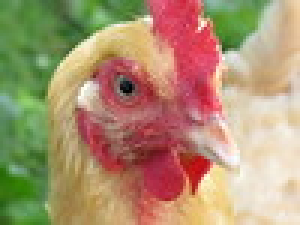
#> input picture livestock/train/chicken/15044210326_70c139d407_t.jpg, 100 x 75 px (shown 3 times larger); its folder holds 3 pictures in this run
$ jupyter execute --allow-errors DataCollection.ipynb
#> lines starting #> are read from the running program, lines starting #| are printed output that depends on the picture
# Motivation and Dataset Acquisition

## Motivation

Livestock farming is one of the major sectors of the agricultural industry. It is the source
of a significant part of our diet including our meats and dairy products. As we are dependent on
it for our day-to-day sustenance, we need to try to optimize this process as much as possible.

In countries that practice livestock farming, a lot of the tasks are being done manually;
the caretaker goes to the barn and gives the appropriate care for each animal and collects their
produce. The tasks for livestock farming are straightforward and well-defined but they are
tedious and take time. This situation naturally lends itself to automation as robots are very good
at doing repetitive but well-defined tasks. The hope is that the automation of livestock farming
will result in a reduction in human labor and an increase in production and efficiency.

For a robot to be able to replace a human caretaker in caring for animals, it first needs to
be able to identify the type of animal before it can provide the care it needs. The reason for this
is because different types of livestock warrant different types of care. Cows for example would
need regular baths while chickens generally don’t. Their food would also differ as well the way
we collect their produce. This project will focus on solving the animal identification problem. This
can be done through the use of image classification.

## Project Goals

Our task is to create a model that, when given an input image, will provide us with a label
(chosen from a finite set of labels) that identifies what type of animal our input image is. Ideally,
our finite set of labels would be all the types of livestock available. However, the types of
livestock in the world are very diverse and collecting a large number of images of each of these
types would prove difficult. As such, we will limit the scope of this project to only six common
classes of livestock namely: duck, chicken, pig, goat, cow, sheep.

We will split the project into two notebooks. This one, the first one, will focus on acquiring the data and cleaning it. A huge chunk of the material here in the data scrapping part is borrowed from provided resources in CS 5242 Neural Networks and Deep Learning. The second notebook will focus on training the model and providing meaningful insights about the results.

## Dataset Acquisition and Cleaning

Our task for this notebook is further split into four subsections:
* Getting the data
* Visualizing the data
* Cleaning the data
* Segregating the data

We will first get the data through the use of FlickAPI and then do some quick visualizations on the acquired dataset to make sure that we it generally makes sense and that we have gathered enough. Next, we will do our basic cleaning of the data by removing noise and duplicates. Note that here we won't transform the data yet as that will be covered in the second notebook. Finally we will segregate our cleaned data for convenience.

## I. Getting the Data

Here we use the FlickrAPI to get some images from the web. This is **heavily borrowed from the provided image scrapper showcase by Mr. Zhao Jingwei**. A few changes were made and highlighted so that the scrapper better fits to the needs of this specific project.

Let's first do some quick imports of the libraries we will be needing

[cell 1]
import pandas as pd
import os
import requests
from tqdm import tqdm

[cell 2]
from flickrapi import FlickrAPI

key = ''
secret = ''

`fetch_image_link` get a list of image urls when given a query. Once we have the image urls we can then download these through the use of the `requests` package.

We made a few changes to fetch_image_link:
* We used `url_t` as the `extras`. This does two things. First, passing in this image size allows us to make sure that the image url always exist as specified in the FlickrAPI. Second, this makes sure that the max dimension of the image is 100x100. This will make it easier for us to download the image as well as make it more convenient for the later steps of image processing. Note here that we are going to use a 96x96 image size. We chose this size for two main reasons; it is small enough to allow our GPU to handle the training and it is large enough that the images and features in it are recognizable.

* Second we pass in `old_images` as an argument that denotes a list of urls we may have previously downloaded. This extends the ability of this function to be able to exclude in the results it retrieves previous images we have already downloaded. This is useful in case we find ourselves needing to expand our dataset (which I did need to do multiple times) in the middle of the project. Secondly, because it is a set instead of a list, we make sure that there are no duplicates in the search results. Flickr doesn't guarantee it will provide a new image each query and it is quite common to see images that refer to the same url if we just walk through the results.

[cell 3]
def fetch_image_link(query, count, old_images=set()):
    flickr = FlickrAPI(key, secret)
    photos_generator = flickr.walk(text=query,
                        tag_mode='all',
                        extras='url_t',
                        sort='relevance')
    item_count = 0
    urls = old_images.copy()
    while item_count < count + len(old_images):
        photo = next(photos_generator)
        url = photo.get('url_t')
        if url is None or url == "":
            continue
        urls.add(url)
        item_count = len(urls)
    return list(urls - old_images)


# Here we can load the previous csv files we have generated
# f = pd.read_csv(f"./some_folder/{query}_urls.csv")
# myset = set(df["0"])
myset = set()

queries = ["chicken", "duck", "goat","sheep", "pig", "cow"]
#> (the rest of this cell did not finish here and is left out)

`fetch_files_with_link` uses te request package to download the files referenced by the links we acquired. No change was made here and was directly borrowed from the source.

[cell 4]
def fetch_files_with_link(url_path):
    with open(url_path, newline="") as csvfile:
        urls = pd.read_csv(url_path, delimiter=',')
        urls = urls.iloc[:, 1].to_dict().values()

    SAVE_PATH = os.path.join(url_path.replace('_urls.csv', ''))
    if not os.path.isdir(SAVE_PATH):
        os.mkdir(SAVE_PATH)

    for idx, url in tqdm(enumerate(urls), total=len(urls)):
        print("Starting download {} of ".format(url[0] + 1), len(urls))
        try:
            resp = requests.get(url, stream=True)
            path_to_write = os.path.join(SAVE_PATH, url.split("/")[-1])
            outfile = open(path_to_write, 'wb')
            outfile.write(resp.content)
            outfile.close()
            print("Done downloading {} of {}".format(idx + 1, len(urls)))
        except:
            print("Failed to download url number {}".format(idx))
    print(f"Done with {url_path} download, images are saved in {SAVE_PATH}")

print("Start downloading images...")


categories = ["chicken", "duck", "goat","sheep", "pig", "cow"]
save_path = './livestock/'
#> (the rest of this cell did not finish here and is left out)

## II. Visualizing the Data

Next lext look at the data we have downloaded and see some statistics. This section is heavily borrowed from the data collection showcase file. Some additional plots were added to extract more information from the data collected

[cell 5]
import ipywidgets as widgets
from glob import glob
import numpy as np
from matplotlib import pyplot as plt
import cv2

def plot_samples(category):
    paths = sorted(glob(f'./livestock/train/{category}/*.*'))
    paths = np.random.choice(paths, 4, replace=False)

    plt.figure(figsize=(12,12))
    for i in range(4):
        image = cv2.imread(paths[i])[...,[2,1,0]]
        image = cv2.resize(image, (512,512), interpolation=cv2.INTER_LINEAR)
        plt.subplot(1, 4, i+1)
        plt.imshow(image)
        plt.axis('off')
    plt.tight_layout()
    plt.show()

all_categories = ["chicken", "duck", "cow", "sheep", "goat", "pig"]
#> (the rest of this cell did not finish here and is left out)

Let's also visualize the distribution of the width and the height of the images through a boxplot. While this data can be retrieved from the aspect ratio and area plots it can still be helpful to look at them individually. This is so that we have a rough idea of the sizes of the individual images and it is safe to resize them without making them unrecognizable.

[cell 6]
import seaborn as sns

def get_size(path):
    image = cv2.imread(path)
#> image is the input picture: shape (75, 100, 3); mean B, G, R 112.8, 146, 172.4
    shape = image.shape[:2]
#> shape = (75, 100)

    return shape[1], shape[0], shape[1]*shape[0], shape[1]/shape[0]

all_classes = ["chicken", "duck", "cow", "sheep", "goat", "pig"]

widths = []
heights = []
areas = []
ratios = []

fig, (row1, row2) = plt.subplots(2, 2, figsize=(15,10))
width = row1[0]
height = row1[1]
area = row2[0]
aspect = row2[1]

width_df = pd.DataFrame()
height_df = pd.DataFrame()

#> (the rest of this cell did not finish here and is left out)

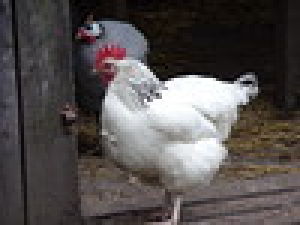
#> input picture livestock/train/chicken/18175374755_cb37d87eae_t.jpg, 100 x 75 px (shown 3 times larger)
#> in get_size, image is the input picture: shape (75, 100, 3); mean B, G, R 78.9, 79.7, 84.9
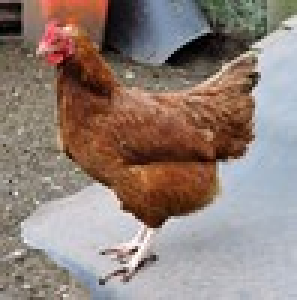
#> input picture livestock/train/chicken/26064484316_bec1315596_t.jpg, 99 x 100 px (shown 3 times larger)
#> in get_size, image is the input picture: shape (100, 99, 3); mean B, G, R 120.1, 127.6, 144.1

    curr_width = output[:,0]
    curr_height = output[:,1]
    curr_area = output[:,2]
    curr_ratio = output[:,3]

    width_dict = {"Width": curr_width, "Class": [c for _ in range(len(curr_width))]}
    height_dict = {"Height": curr_height, "Class": [c for _ in range(len(curr_height))]}

    width_df = pd.concat([width_df, pd.DataFrame(width_dict)])
    height_df = pd.concat([height_df, pd.DataFrame(height_dict)])
    areas.append(curr_area)
    ratios.append(curr_ratio)

    sns.kdeplot(curr_area, label = c, ax=area)
    sns.kdeplot(curr_ratio, label = c, ax=aspect)

sns.boxplot(data=width_df, x="Width", y="Class", ax=width)
sns.boxplot(data=height_df, x="Height", y="Class", ax=height)
width.set_title('Width')
height.set_title('Height')
area.set_title('Area')
aspect.set_title('Aspect ratio')

area.legend()
aspect.legend()

plt.show()
